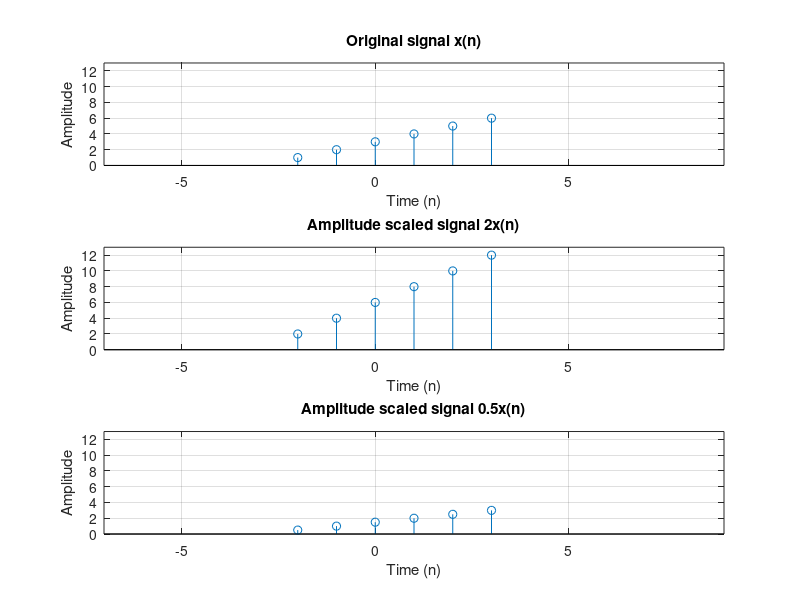
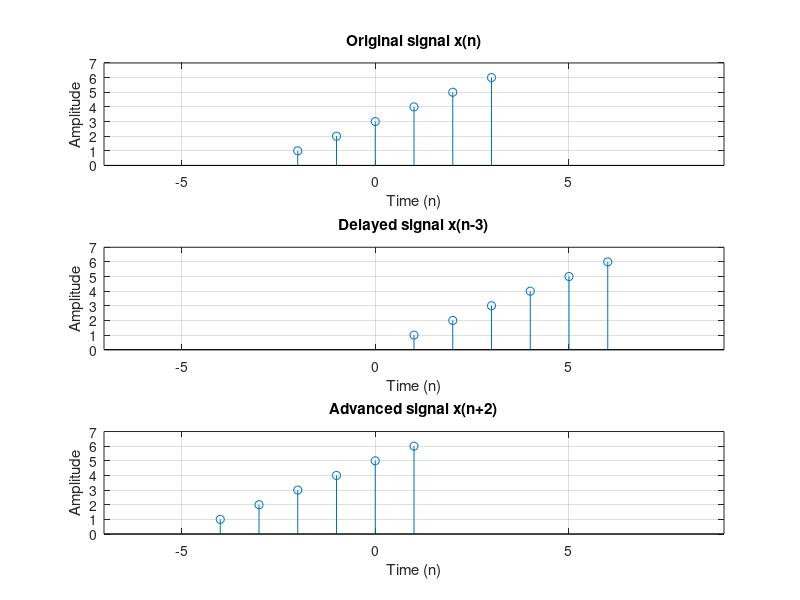
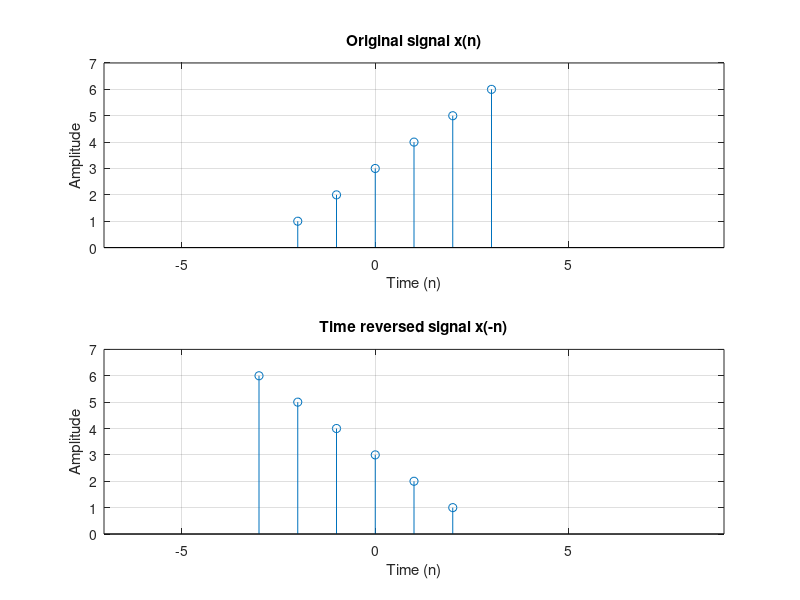
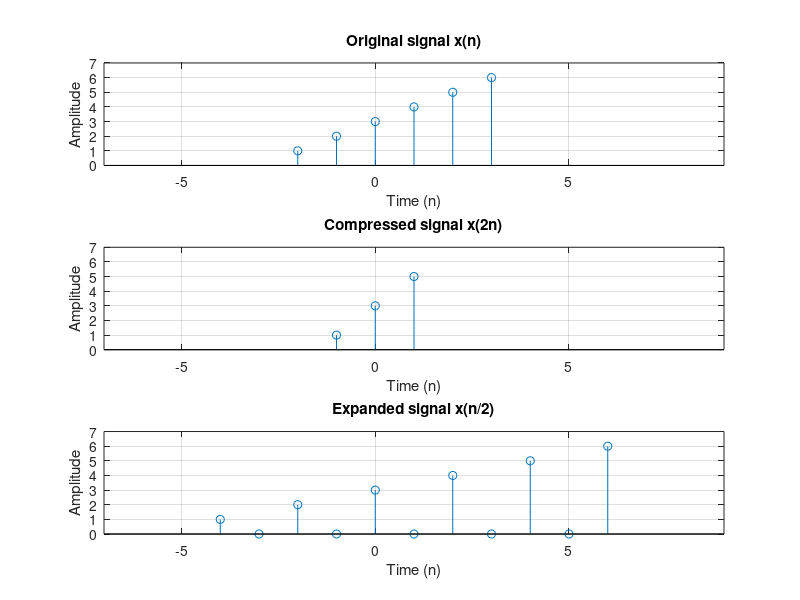

Write the MATLAB code that produced these figures, in order.
% 1. AMPLITUDE SCALING
figure(1);
clc;
clear all;
close all;
n = -2:3;          % time index
x = [1 2 3 4 5 6]; % x(-2)=1 ... x(3)=6
A1 = 2;            % amplification factor
A2 = 0.5;          % attenuation factor
y1 = A1*x;         % y(n) = 2x(n)
y2 = A2*x;         % y(n) = 0.5x(n)
subplot(3,1,1); 
stem(n,x); 
axis([-7 9 0 13]); 
grid on;
xlabel('Time (n)'); 
ylabel('Amplitude');
title('Original signal x(n)');
subplot(3,1,2); 
stem(n,y1); 
axis([-7 9 0 13]); 
grid on;
xlabel('Time (n)'); 
ylabel('Amplitude');
title('Amplitude scaled signal 2x(n)');
subplot(3,1,3); 
stem(n,y2); 
axis([-7 9 0 13]); 
grid on;
xlabel('Time (n)'); 
ylabel('Amplitude');
title('Amplitude scaled signal 0.5x(n)');



% 2. TIME SHIFTING
figure(2);
clc;

n = -2:3;
x = [1 2 3 4 5 6];
k1 = 3;                
nd = n + k1;            
k2 = 2;                 
na = n - k2;           
subplot(3,1,1);  
stem(n,x); 
axis([-7 9 0 7]); 
grid on;
xlabel('Time (n)'); 
ylabel('Amplitude');
title('Original signal x(n)');
subplot(3,1,2); 
stem(nd,x); 
axis([-7 9 0 7]); 
grid on;
xlabel('Time (n)'); 
ylabel('Amplitude');
title('Delayed signal x(n-3)');
subplot(3,1,3); 
stem(na,x); 
axis([-7 9 0 7]); 
grid on;
xlabel('Time (n)'); 
ylabel('Amplitude');
title('Advanced signal x(n+2)');
disp('Delayed signal x(n-3):'); 
disp([nd; x]);
disp('Advanced signal x(n+2):'); 
disp([na; x]);



% 3. Time Reversal 
figure(3);
clc;

n = -2:3;
x = [1 2 3 4 5 6];
xr = fliplr(x); 
nr = -fliplr(n);
subplot(2,1,1);
stem(n,x); 
axis([-7 9 0 7]); 
grid on;
xlabel('Time (n)'); 
ylabel('Amplitude');
title('Original signal x(n)');
subplot(2,1,2); 
stem(nr,xr); 
axis([-7 9 0 7]); 
grid on;
xlabel('Time (n)'); 
ylabel('Amplitude');
title('Time reversed signal x(-n)');
disp('Reversed signal x(-n):'); 
disp([nr; xr]);




% $. Time Scaling ( compression & Expansion)

figure(4);
clc;

x = [1 2 3 4 5 6];
M = 2; 
nc = ceil(min(n)/M):floor(max(n)/M);
xc = x(M*nc - min(n) + 1); 
L = 2; 
ne = L*min(n):L*max(n); 
xe = zeros(1,length(ne));
xe(1:L:length(ne)) = x; 
subplot(3,1,1); stem(n,x); 
axis([-7 9 0 7]); 
grid on;
xlabel('Time (n)'); 
ylabel('Amplitude');
title('Original signal x(n)');
subplot(3,1,2); 
stem(nc,xc);
axis([-7 9 0 7]); 
grid on;
xlabel('Time (n)'); 
ylabel('Amplitude');
title('Compressed signal x(2n)');
subplot(3,1,3); 
stem(ne,xe); 
axis([-7 9 0 7]); 
grid on;
xlabel('Time (n)'); 
ylabel('Amplitude');
title('Expanded signal x(n/2)');
disp('Compressed signal x(2n):'); 
disp([nc; xc]);
disp('Expanded signal x(n/2):'); 
disp([ne; xe]);
